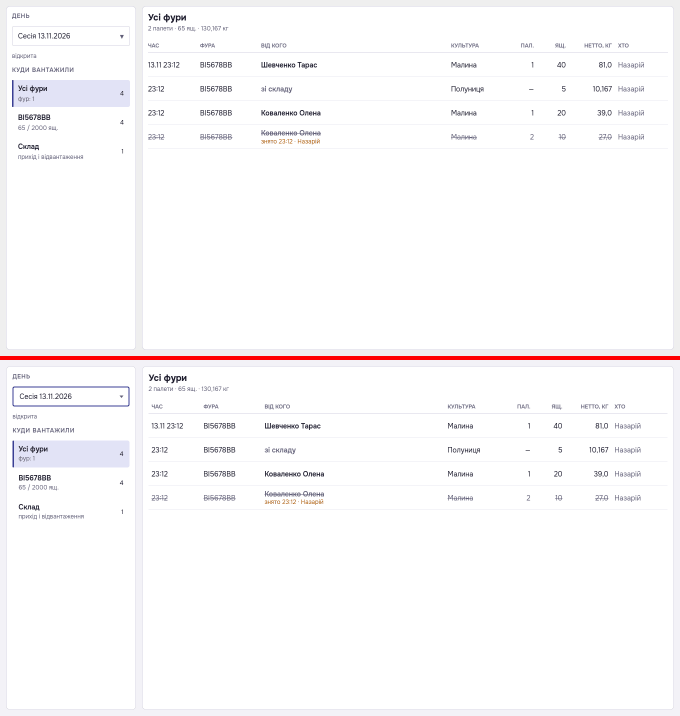
#> input picture spike/shots/all.png, 1360 x 1432 px (shown at 1/2 size); its folder holds 2 pictures in this run
$ python frame.py ../../spike/shots ../../spike/shots/dark.png
#> lines starting #> are read from the running program, lines starting #| are printed output that depends on the picture; after the words box and inside, x2 and y2 are one past the last pixel; in counts of white or black regions, pixels touching at a corner belong together
"""Frames raw README shots for docs/screenshots: scaled down, rounded corners, a hairline
border and a soft shadow on a transparent background, so they sit well on both GitHub
themes and line up in the README's grid (every shot has the same size).

    python3 tools/shots/frame.py <raw dir> <out dir>

Needs Pillow (python3-pil).
"""
import os
import sys

from PIL import Image, ImageChops, ImageDraw, ImageFilter

WIDTH = 1600          # final window width in pixels (the raw shots are 2x of 1280)
RADIUS = 18           # window corner radius
MARGIN = 36           # room for the shadow around the window
SHADOW_BLUR = 16
SHADOW_OFFSET = 8
SHADOW_ALPHA = 70     # 0..255


def rounded_mask(size, radius):
    mask = Image.new("L", size, 0)
    ImageDraw.Draw(mask).rounded_rectangle((0, 0, size[0] - 1, size[1] - 1), radius, fill=255)
    return mask


def frame(path, out_path, dark):
#> called with path = '../../spike/shots/all.png', out_path = '../../spike/shots/dark.png/all.png', dark = False
    shot = Image.open(path).convert("RGB")
#> shot is the input picture: PIL image 1360x1432 RGB; mean R, G, B 251.3, 249.8, 250.6
    height = round(shot.height * WIDTH / shot.width)
#> height = 1685
    shot = shot.resize((WIDTH, height), Image.LANCZOS)
#> shot: PIL image 1600x1685 RGB
    size = (WIDTH, height)
#> size = (1600, 1685)
    mask = rounded_mask(size, RADIUS)
#> in rounded_mask, `mask = Image.new("L", size, 0)`: mask: PIL image 1600x1685 L; every value is 0
#> in rounded_mask, `ImageDraw.Draw(mask).rounded_rectangle((0, 0, size[0] - 1, size[1] - 1..`:
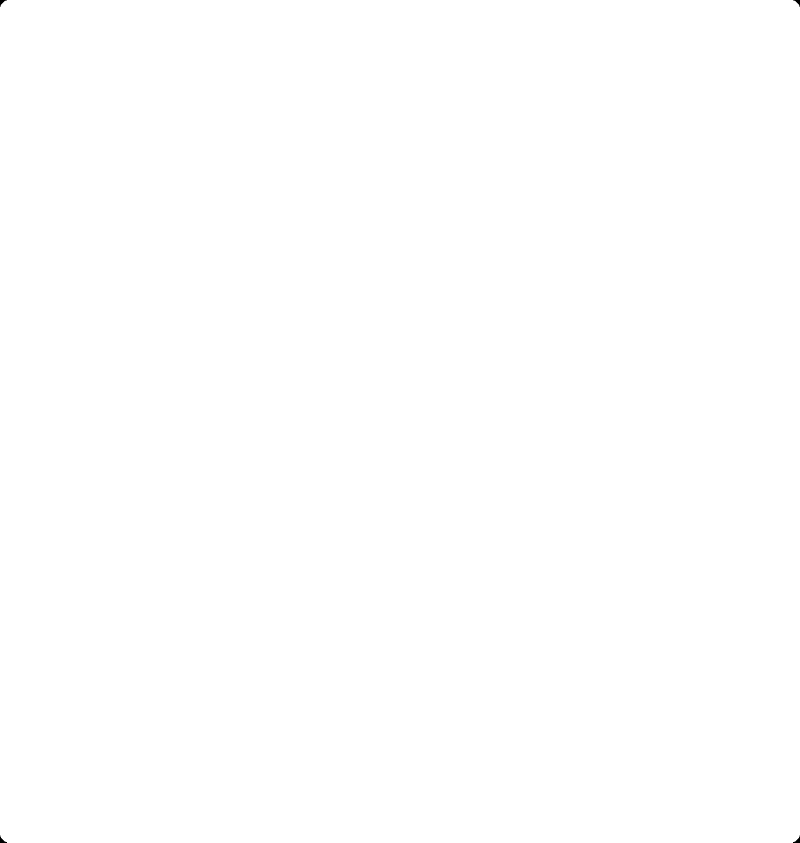
#> mask: PIL image 1600x1685 L (shown at 1/2 size); 100% white; 4 black regions, box (x1, y1, x2, y2) and area: (0, 0, 14, 14) 74, (1586, 0, 1600, 14) 74, (0, 1671, 14, 1685) 74, (1586, 1671, 1600, 1685) 74

    canvas = Image.new("RGBA", (WIDTH + 2 * MARGIN, height + 2 * MARGIN), (0, 0, 0, 0))
#> canvas: PIL image 1672x1757 RGBA; every value is 0
    shadow = Image.new("RGBA", canvas.size, (0, 0, 0, 0))
    shadow_mask = Image.new("L", canvas.size, 0)
#> shadow_mask: PIL image 1672x1757 L; every value is 0
    shadow_mask.paste(mask, (MARGIN, MARGIN + SHADOW_OFFSET))
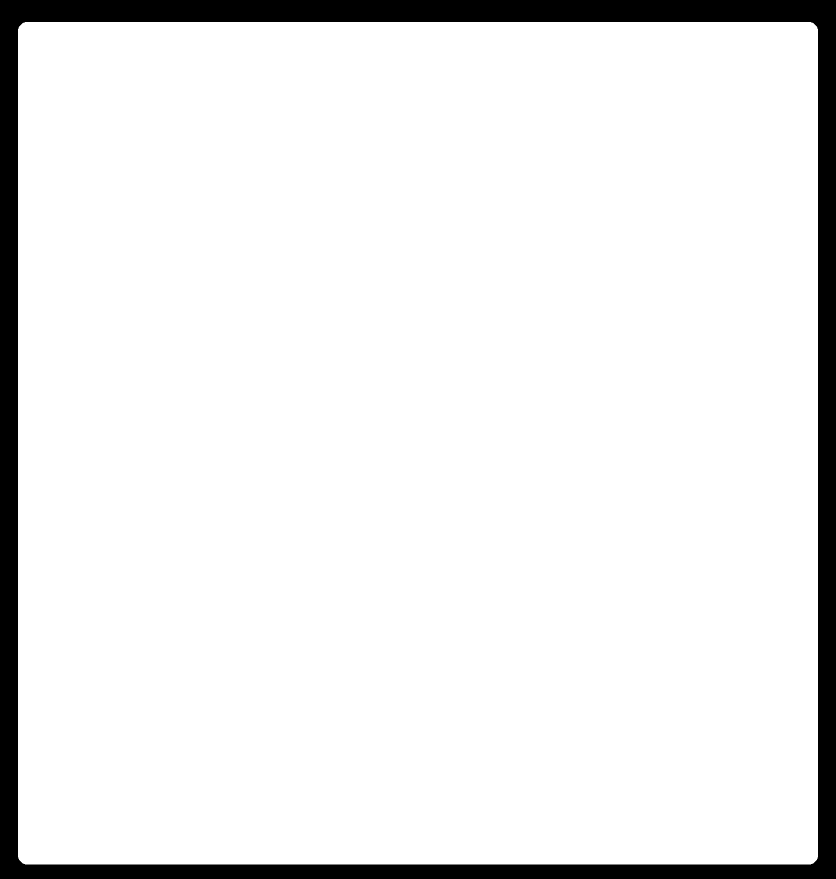
#> shadow_mask: PIL image 1672x1757 L (shown at 1/2 size); 91.8% white; 1 black region, box (x1, y1, x2, y2) and area: (0, 0, 1672, 1757) 242000
    shadow_mask = shadow_mask.filter(ImageFilter.GaussianBlur(SHADOW_BLUR))
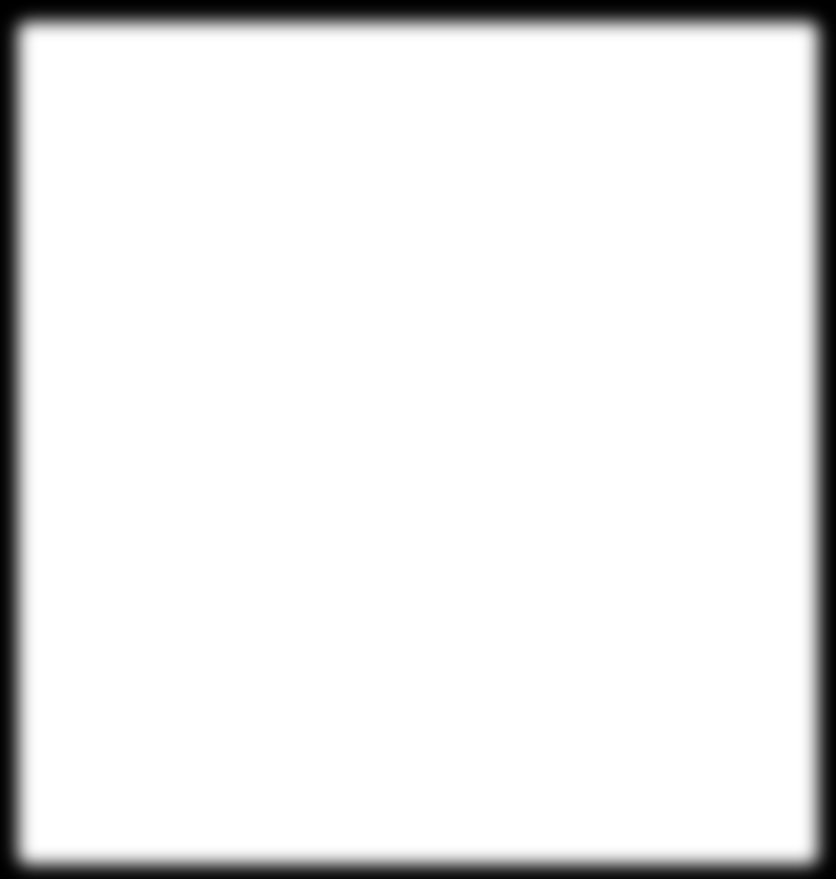
#> shadow_mask: PIL image 1672x1757 L (shown at 1/2 size); min 0, max 255, mean 234
    shadow.putalpha(ImageChops.multiply(shadow_mask, Image.new("L", canvas.size, SHADOW_ALPHA)))
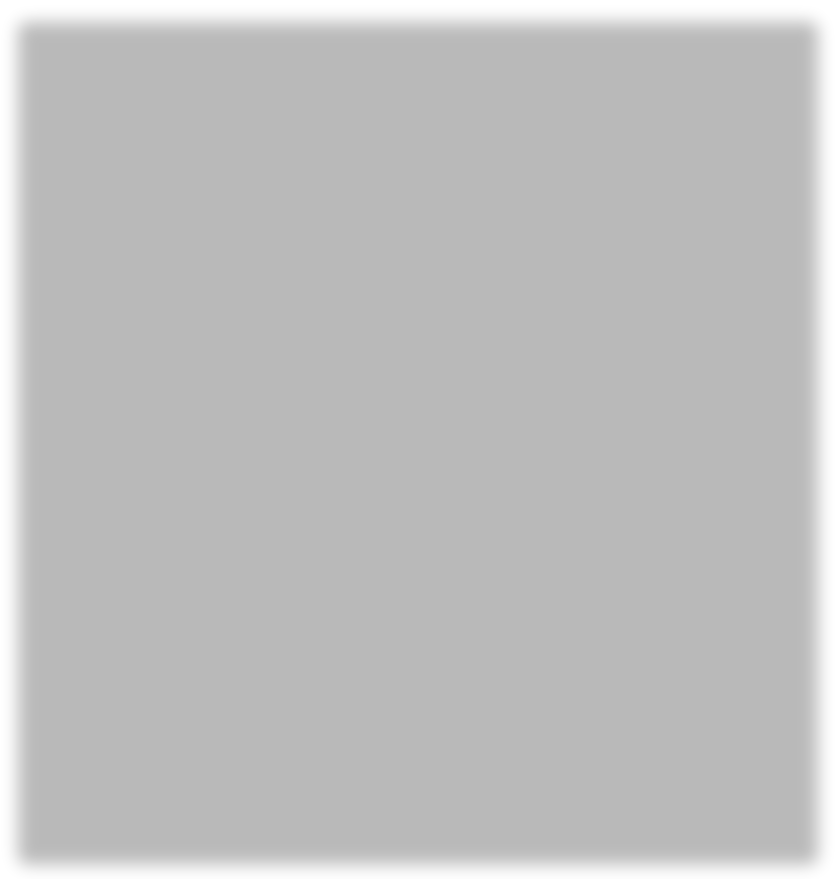
#> shadow: PIL image 1672x1757 RGBA (shown at 1/2 size); mean R, G, B, A 0, 0, 0, 64.1; transparent parts drawn white
    canvas = Image.alpha_composite(canvas, shadow)

    window = shot.convert("RGBA")
    window.putalpha(mask)
    canvas.alpha_composite(window, (MARGIN, MARGIN))
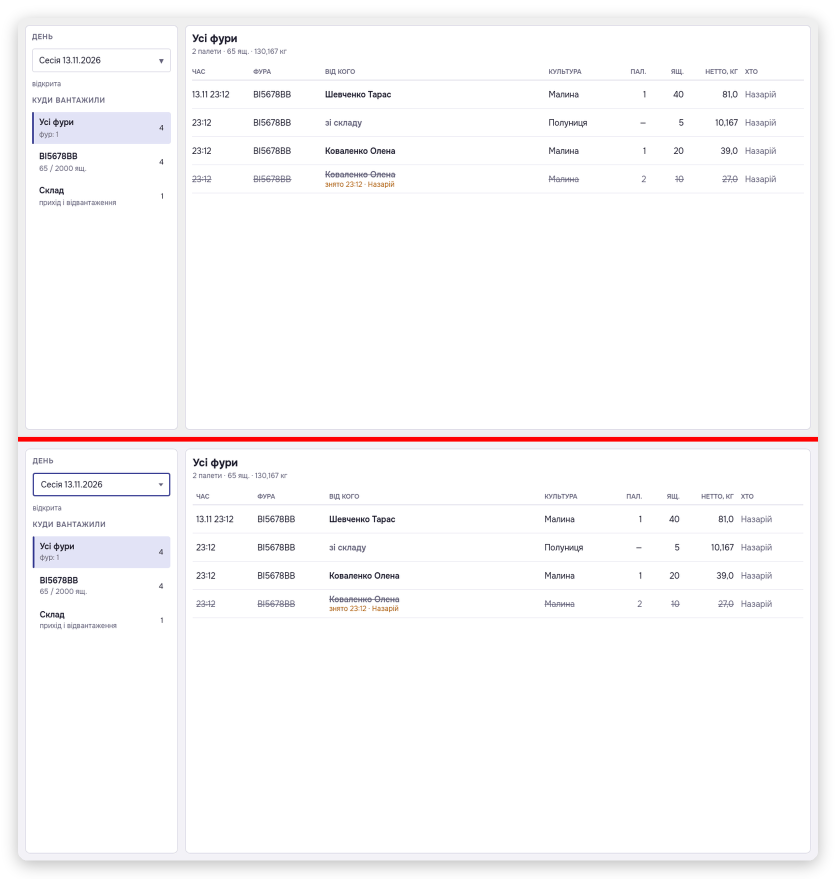
#> canvas: PIL image 1672x1757 RGBA (shown at 1/2 size); mean R, G, B, A 230.5, 229.1, 229.8, 235; transparent parts drawn white
    border = (255, 255, 255, 40) if dark else (0, 0, 0, 38)
    ImageDraw.Draw(canvas).rounded_rectangle(
        (MARGIN, MARGIN, MARGIN + WIDTH - 1, MARGIN + height - 1), RADIUS, outline=border, width=2)
    canvas.save(out_path, optimize=True)


def main(raw, out):
    os.makedirs(out, exist_ok=True)
    for name in sorted(os.listdir(raw)):
        if name.endswith(".png"):
            frame(os.path.join(raw, name), os.path.join(out, name), dark=name.endswith("-dark.png"))
            print(name)
#> pass 2 of the loop in main, `for name in sorted(os.listdir(raw)):`:
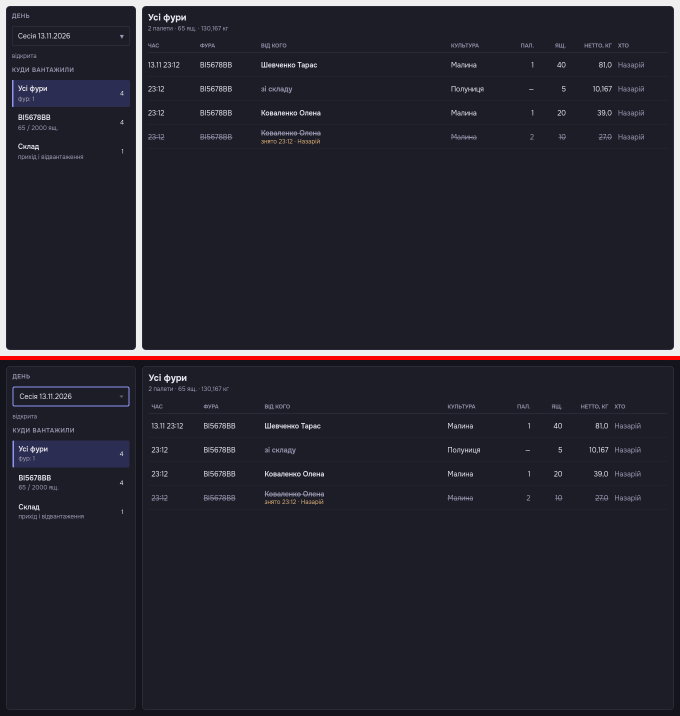
#> input picture spike/shots/dark.png, 1360 x 1432 px (shown at 1/2 size)
#> in frame, shot is the input picture: PIL image 1360x1432 RGB; mean R, G, B 38.4, 36.9, 48
#> shot: PIL image 1600x1685 RGB
#> in frame (call 2), `canvas.alpha_composite(window, (MARGIN, MARGIN))`:
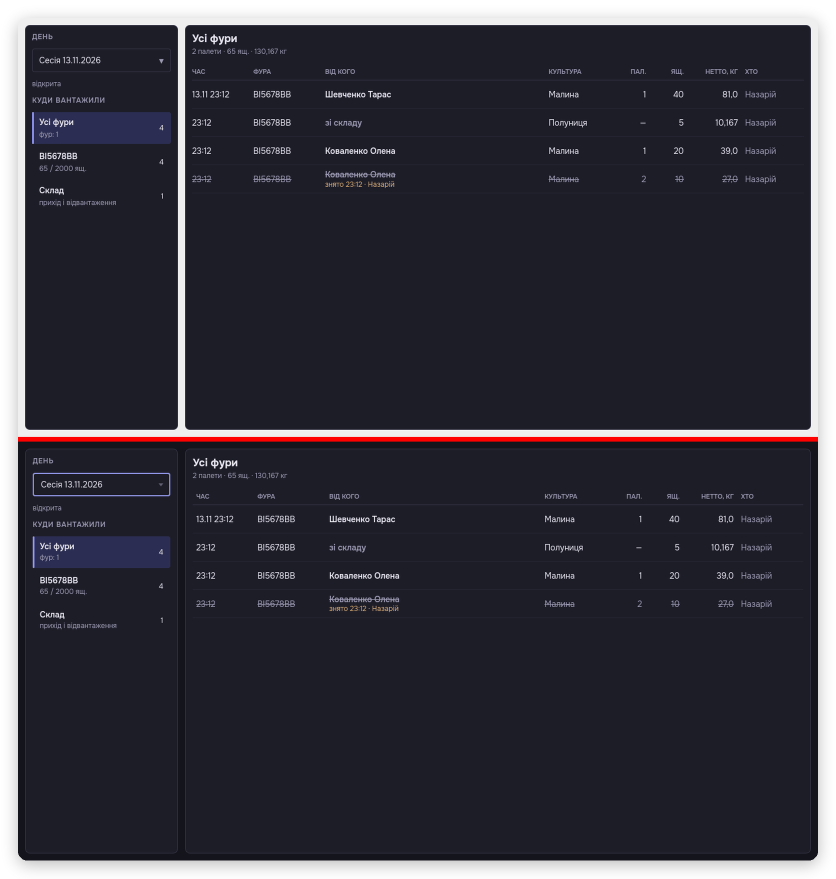
#> canvas: PIL image 1672x1757 RGBA (shown at 1/2 size); mean R, G, B, A 35.2, 33.9, 44, 235; transparent parts drawn white


if __name__ == "__main__":
    if len(sys.argv) != 3:
        sys.exit(__doc__)
    main(sys.argv[1], sys.argv[2])
